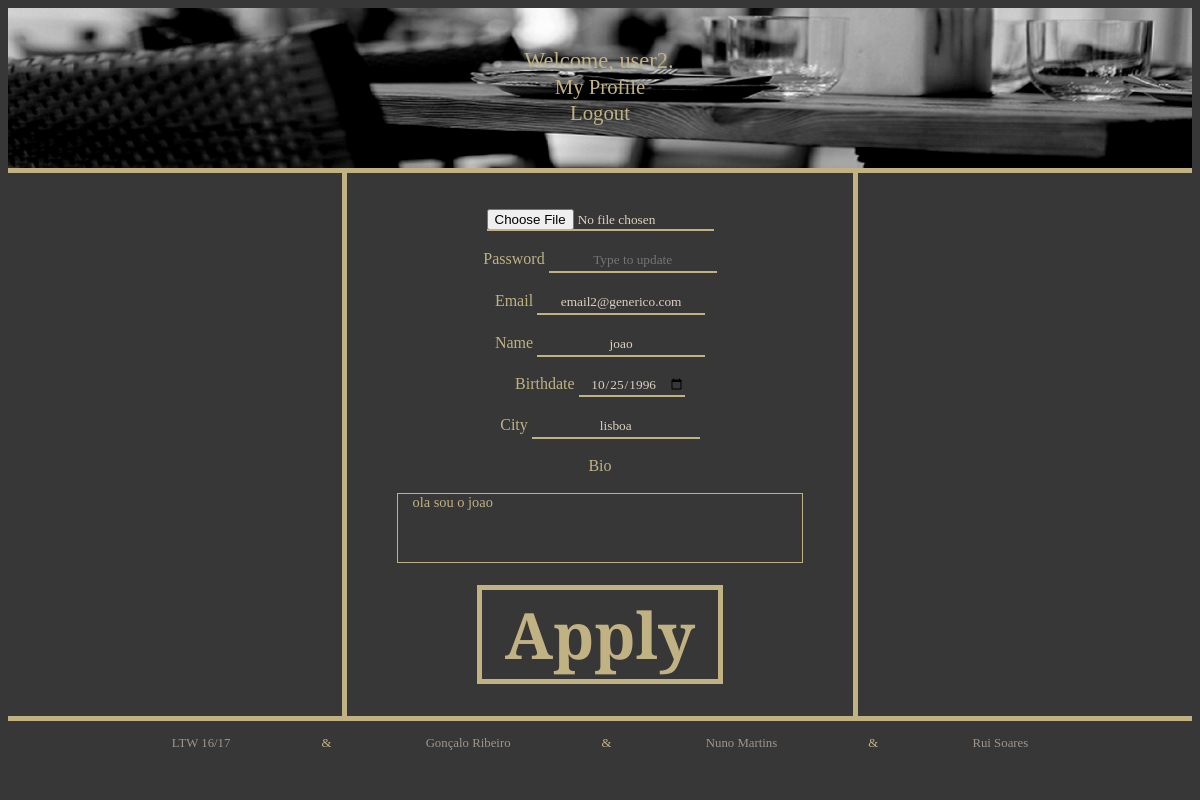
Before: /profile_edit.php (signed in) with the older database file.
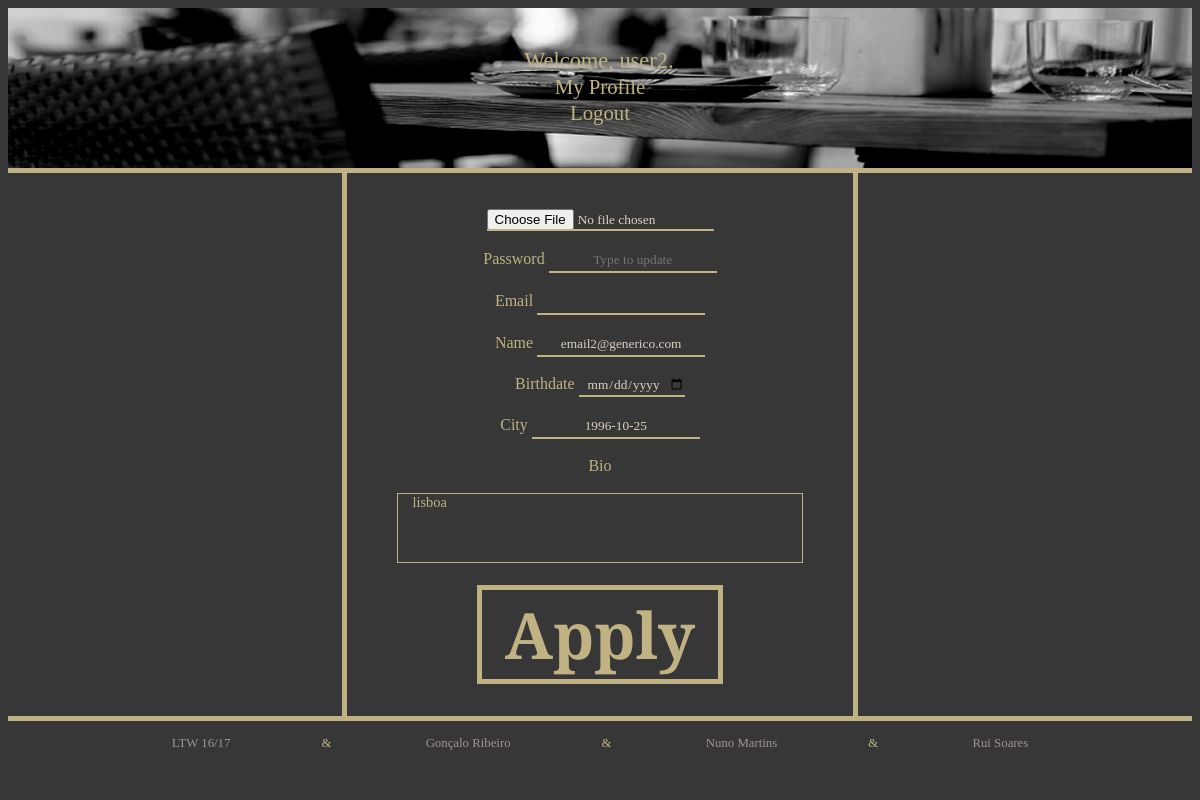
After: the same page with the newer database file.
### tables this page shows
CREATE TABLE account(
	username VARCHAR(16) PRIMARY KEY NOT NULL,
	password VARCHAR(33) NOT NULL,
	email VARCHAR(254),
	name VARCHAR(100),
	birth DATE,
	city VARCHAR(50),
	country VARCHAR(50),
	description VARCHAR(256),
	type VARCHAR(10),
	image VARCHAR(32) DEFAULT 'generic_user.png'
);

### profile_edit.php (called while the page is built)
<?php
include('./pageLayout/head.php');
include('./pageLayout/pageHeader.php');
include('./pageLayout/profile_edit_body.php');
include('./pageLayout/about.php');
include('./pageLayout/footer.php');
?>

### php/users.php (called while the page is built, shortened)
<?php
    function getUser($dbh,$user){
        $stmt = $dbh->prepare('SELECT * FROM account WHERE username = ?');
        $stmt->execute(array($user));
        return $stmt->fetch();
    }
?>

### pageLayout/profile_edit_body.php (the view)
<?php
    include_once('./php/connectdb.php');
    include_once('./php/users.php');
    $dbh = connectdb('./database/database.db');
    $user = getUser($dbh,$_SESSION['username']);
?>
<div id="register_body">
	<div id="register_area">
        <form id="edit_user" enctype="multipart/form-data" action="php/updateUser.php" method="post">
                <br><br>
                <input id="input" name="fileToUpload" type="file">
                <br><br>
                <label >Password</label>
				<input id="input" name="password_input" type="password" placeholder="Type to update" value="">
                <br><br>
                <label >Email</label>
				<input id="input" name="email_input" type="text" value="<?php echo $user['email']; ?>">
                <br><br>
                <label >Name</label>
				<input id="input" name="name_input" type="text" value="<?php echo $user['name']; ?>">
                <br><br>
                <label >Birthdate</label>
				<input id="input" name="birth_input" type="date" value="<?php echo $user['birth']; ?>">
                <br><br>
                <label >City</label>
				<input id="input" name="city_input" type="text" value="<?php echo $user['city']; ?>">
                <br><br>
                <label >Bio</label>
                <br><br>
                <textarea id="description_area" rows="4" cols="45" name="description_input" form="edit_user"><?php echo $user['description'] ?></textarea>
                <br><br>
                <input id="submit_btn" type="submit" value=" Apply ">
        </form>
    </div>
</div>

### pageLayout/head.php (shortened to what this page needs)
<!DOCTYPE html>
<html>
	<head>
		<link rel="stylesheet" href="./stylesheets/mainBody.css">
		<link rel="stylesheet" href="./stylesheets/registerBody.css">
		<link rel="stylesheet" href="./stylesheets/pageHeader.css">
		<link rel="stylesheet" href="./stylesheets/about.css">
		<link rel="stylesheet" href="./stylesheets/profileBody.css">
		<link rel="stylesheet" href="./stylesheets/restaurantBody.css">
	</head>
	<body>

### pageLayout/pageHeader.php
<?php
	$user_logged = isset($_SESSION['username']);
	$invalid_password = isset($_GET['invalidacc']);
?>
<div id="page_header">
	<a href="index.php">
		<div id="stock_img">
			<img src="./resources/restaurant_stock.jpg" />
		</div>
	</a>
	<div id="login_area">
		<?php if(!$user_logged):?>
		<form action="php/login.php" method="post">
			<div id="usernameThings" />
				<label id="username_label">Username</label>
				<input id="username_input" name="username_input" type="text" required>
			</div>
			<div id="passwordThings" />
				<label id="password_label">Password</label>
				<input id="password_input" name="password_input" type="password" required>
			</div>
			<?php if($invalid_password): ?>
			<label id="incorrect">Incorrect username/password</label><br>
			<?php endif;?>
			<input id="login_btn" type="submit" value="Login">
		</form>
		<input id="register_btn" type="button" onclick="window.location = 'register.php';" value="Register">
		<?php else:?>
		<form id="my_profile" action="profile.php<?php echo '?username=' . $_SESSION['username'];?>" method="post">
			<label id="user_name"><?php echo $_SESSION['username']; ?></label>
			<br>
			<input id="profile_btn" type="submit" value="My Profile">
		</form>
		<form action="php/logout.php" method="post">
			<input id="logout_btn" type="submit" value="Logout">
		</form>
		<?php endif;?>
	</div>
</div>

### pageLayout/about.php
<div id="about">
	<div id="aboutDiv">
		<p>LTW 16/17</p>
		<p>Gonçalo Ribeiro</p>
		<p>Nuno Martins</p>
		<p>Rui Soares</p>
	</div>
</div>

### pageLayout/footer.php
	</body>
</html>

### stylesheets/mainBody.css (style rules this page uses)
body { background-color: #373737; overflow:auto; }
a { color: #C0B283; text-decoration:none; }

### stylesheets/registerBody.css (style rules this page uses)
#register_area { height:100%; width:40%; min-width: 400px; padding-left: 1em; padding-right: 1em; margin:0 auto; color: #C0B283; background-color: #373737; font-family: 'Playfair Display', serif; border-right: 5px solid #C0B283; border-left: 5px solid #C0B283; text-align:center; }
#register_body { float: left; width: 100%; min-width: 1000px; height: 100%; border-bottom: 5px solid #C0B283; }
#input { border: 0px solid; height: 1.5em; text-align: center; font-family: 'Playfair Display', serif; border-bottom: 2px solid #C0B283; color: #DCD0C0; background:#373737; }
#submit_btn { position:relative; margin:0 auto; margin-bottom:0.5em; border-style:solid; border-width: 5px; background-color:inherit; font-family: inherit; font-size:4em; font-weight:bold; color: #C0B283; border-color: #C0B283; }
#description_area { background-color: #373737; font-family: 'Playfair Display', serif; font-size: 0.9em; color: #C0B283; resize: none; text-align: justify; padding: 0; padding-left: 1em; padding-right: 1em; border: 1px solid #C0B283; }

### stylesheets/pageHeader.css (style rules this page uses)
#page_header { float: left; height: 160px; width: 100%; min-width: 1000px; background-color: #373737; border-bottom: 5px solid #C0B283; }
#stock_img * { float: right; width: 100%; min-width:700px; height: 160px; background-color:lime; }
#login_area { position:relative; margin:0 auto; top:-7.5em; height: 6em; width:40%; text-align: center; font-family: 'Playfair Display', serif; }
#logout_btn { position:relative; border: 0; background-color:inherit; font-family: inherit; color: #C0B283; font-size:1.3em; }
#user_name { font-family: 'Playfair Display', serif; font-size: 1.4em; color: #C0B283; padding-right: 0.1em; }
#user_name:before { content:'Welcome, '; }
#user_name:after { content:'.'; }
#profile_btn { border: 0; background-color:inherit; font-family: inherit; color: #C0B283; font-size:1.3em; }

### stylesheets/about.css (style rules this page uses)
#about { min-width: 1000px; width: 100%; height: 54px; display:inline-block; background-color: #373737; color: #A0958D; font-family: 'Playfair Display', serif; font-size: 0.8em; text-align: center; }
#aboutDiv { width: 100%; position: relative; top: 0.2em; }
#aboutDiv p { display: inline-block; height: 1.2em; padding: 0; margin-left: 0; margin-right: 0; }
#aboutDiv p:after { display:inline-block; content:'&'; width: 15em; height: 1.2em; font-style: bold; color: #C0B283; }
#aboutDiv p:last-child:after { display: none; }

Changed rows visible on the page:
changed account "email2@generico.com": name_input "joao" → "email2@generico.com"; birth_input "10/25/1996" → (not shown); city_input "lisboa" → "1996-10-25"; description_input "ola sou o joao" → "lisboa"; email_input "email2@generico.com" → (not shown)
